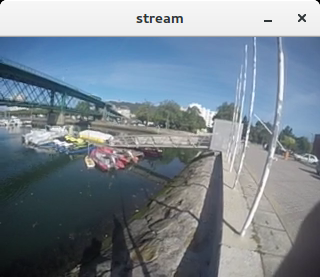
#> input picture puc.png, 320 x 277 px
$ python -i obstacle_detection.py   (imports and definitions only)   (Python 2 division)
#> lines starting #> are read from the running program, lines starting #| are printed output that depends on the picture; after the words box and inside, x2 and y2 are one past the last pixel; in counts of white or black regions, pixels touching at a corner belong together
#> further down, picture is the input picture: shape (277, 320, 3); mean B, G, R 144.8, 134.2, 122.2
#!/usr/bin/env python

import cv2
import numpy as np
import socket
import urllib2

GoProIP = "10.5.5.9"
GoProPort = 8554
Message = "_GPHD_:0:0:2:0\n"

# [5 lines not run here, left out]

def _process_image(img):
    print 'processing image'
    mask = cv2.inRange(cv2.cvtColor(img, cv2.COLOR_BGR2HSV), np.array((150,25,25)), np.array((255,200,200))) \
    + cv2.inRange(cv2.cvtColor(img, cv2.COLOR_BGR2HSV), np.array((0,100,75)), np.array((40,250,255)))
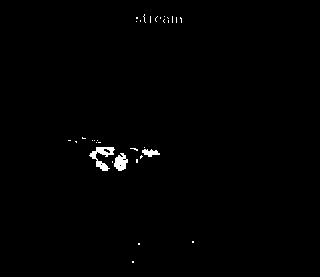
#> mask: shape (277, 320); 0.71% white; 33 white regions (30 under 20 px), largest, box (x1, y1, x2, y2) and area: (89, 147, 115, 171) 252, (114, 153, 128, 171) 166, (142, 149, 160, 157) 87
    kernel = np.ones((5,5),np.uint8)
    mask = cv2.erode(mask,kernel,iterations=1)
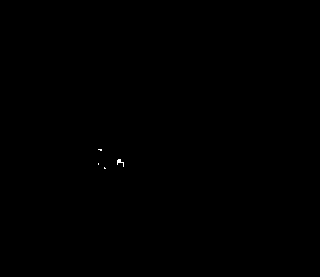
#> mask: shape (277, 320); 0.04% white in thin lines or dots, all inside (x1, y1, x2, y2) = (98, 149, 124, 169)
    mask = cv2.dilate(mask,kernel, iterations=1)
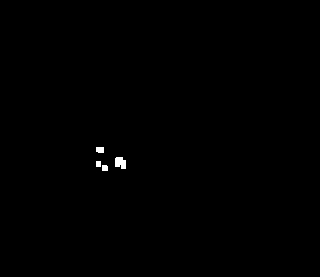
#> mask: shape (277, 320); 0.25% white; 4 white regions
    (cnts, _) = cv2.findContours(mask, cv2.RETR_EXTERNAL,cv2.CHAIN_APPROX_SIMPLE)
#> cnts = 4 contours; box (x1, y1, x2, y2) and area: (115, 157, 126, 169) 86, (96, 147, 104, 153) 34, (102, 165, 108, 171) 24, (96, 161, 101, 167) 20
    cv2.drawContours(img, cnts, -1, (0,255,0), 3)
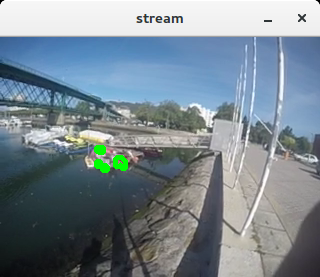
#> img: shape (277, 320, 3); 0.5% of pixels changed, all inside (x1, y1, x2, y2) = (94, 145, 128, 173)
    cv2.imshow("Keypoints", img)
    cv2.waitKey(1)


def is_obstacle_detected():
    print 'opening socket to gopro'
    sock = socket.socket(socket.AF_INET, socket.SOCK_DGRAM)
    sock.sendto(Message, (GoProIP, GoProPort))
    print 'reading from gopro'
    for i in range(30):
        ret, img = capture.read()
    return _process_image(img)

>>> import cv2
>>> picture = cv2.imread('puc.png')
>>> result = _process_image(picture)
